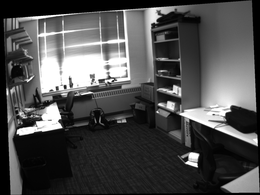
%> input picture Course Projects/Computer Vision/3D scene reconstruction/rectIL_office.pgm, 260 x 195 px, shrunk from 1362 x 1021 before the run
$ octave q4depth.m   (GNU Octave 9; MATLAB toolbox functions it lacks are replaced by stand-ins)
%> lines starting %> are read from the running program, lines starting %| are printed output that depends on the picture; in (x1, y1, x2, y2) boxes, pixels count from 0 and x2, y2 are one past the last pixel; in counts of white or black regions, pixels touching at a corner belong together; the program's own positions count from 1
%> further down, IL is the input picture: size 195x260 uint8; min 0, max 255, mean 77.9
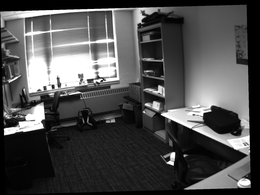
%> input picture Course Projects/Computer Vision/3D scene reconstruction/rectIR_office.pgm, 260 x 195 px, shrunk from 1362 x 1021 before the run
%> further down, IR is the input picture: size 195x260 uint8; min 0, max 255, mean 77.6
### Course Projects/Computer Vision/3D scene reconstruction/get_disparity.m
function dispM = get_disparity(IL,IR,maxDisp,windowSize)
%> called with maxDisp = 15, windowSize = 5

w = (windowSize-1)/2 ;
md = maxDisp ;
dispM=zeros(size(IL,1),size(IL,2)) ;
for i=md+w+1:size(IL,1)-(md+w+1)
    for j=w+1:size(IL,2)-(w+1)
        for d=0:maxDisp
            val(d+1)=norm(double(IL(i-w:i+w,j-w:j+w) - IR(i-w-d:i+w-d,j-w:j+w))) ;
        end
        dispM(i,j)=find(val==min(val),1) ;
    end
end
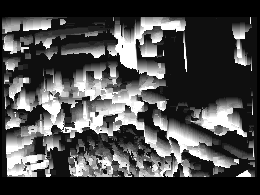
%> dispM: size 195x260 double; min 0, max 16, mean 4.76; drawn with min black and max white
%> after the loop, val = [757.6 757.6 757.6 757.6 757.6 757.6 757.6 757.6 757.6 757.6 757.6 757.6 757.6 757.6 757.6 757.6]

### Course Projects/Computer Vision/3D scene reconstruction/get_depth.m
function depthM = get_depth(dispM, K1n, K2n, R1n, R2n, T1n, T2n)
%> called with K1n = [1637 0 499.7; 0 1632.5 493.8; 0 0 1], K2n = [1637 0 499.7; 0 1632.5 493.8; 0 0 1], T1n = [0; 0; 0], T2n = [-330.3; 0; 7.11e-15]

test=1./(dispM) ;
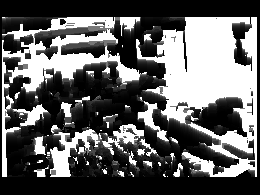
%> test: size 195x260 double; 19.53% of the values are NaN or infinite; the others: min 0.0625, max 1, mean 0.505; drawn with min black, max white, NaN and infinite black
test(test==Inf)= 0 ;
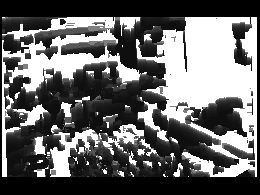
%> test: size 195x260 double; 19.53% of pixels changed, all inside (x1, y1, x2, y2) = (0, 0, 260, 195)

c1 = -(inv(R1n))*T1n ;
c2 = -(inv(R2n))*T2n ;

b = (sum((c1-c2).*(c1-c2)))^0.5 ;
f = K1n(1,1) ;

depthM = f*b*test ;

### Course Projects/Computer Vision/3D scene reconstruction/q4depth.m
clear all ;

% --------------------  parameters

% For office dataset

fIL = 'rectIL_office.pgm' ;
fIR = 'rectIR_office.pgm' ;
fRectP = 'rect_office.mat' ;
fDispIm = 'disparity_0_office.png' ;
fDepthIm = 'depth_0_office.png' ;
% [11 lines of commented-out code are left out]
IL = imread(fIL) ;
IR = imread(fIR) ;


% --------------------  load RECTIFICATION

% load the rectification parameters
load(fRectP, 'RM1', 'RM2', 'K1n', 'K2n', 'R1n', 'R2n', 'T1n', 'T2n');


% --------------------  get disparity map

maxDisp = 15;
windowSize = 5 ;
dispM = get_disparity(IL, IR, maxDisp, windowSize) ;


% --------------------  get depth map

depthM = get_depth(dispM, K1n, K2n, R1n, R2n, T1n, T2n) ;


% --------------------  Display

figure; imagesc(dispM); colormap(gray); axis image;
figure; imagesc(depthM); colormap(gray); axis image;


% -------------------- File saving

% imwrite(dispM, fDispIm) ;
% imwrite(depthM, fDepthIm) ;
save('dispM_St.mat','dispM')
save('depthM_St.mat','depthM')
